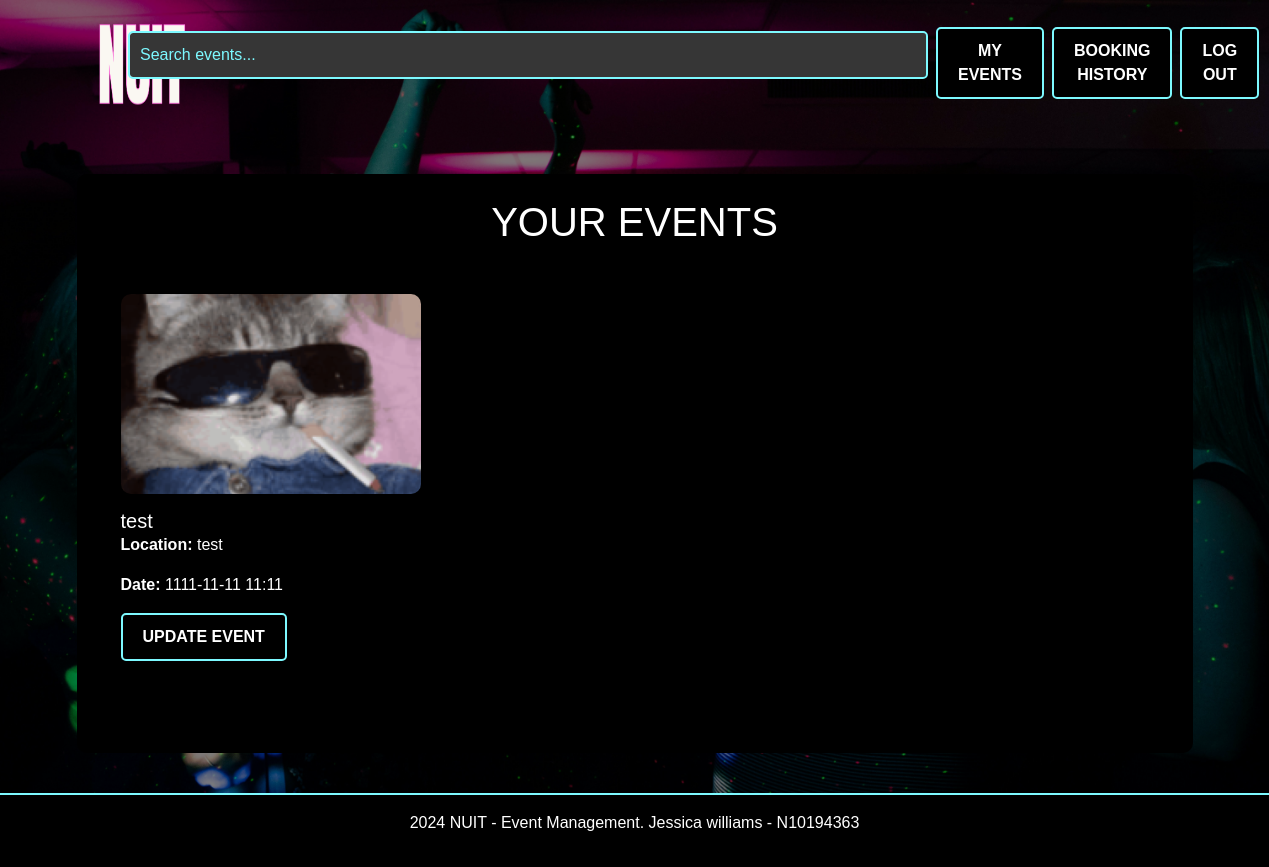
Before: /user-events (signed in) with the older database file.
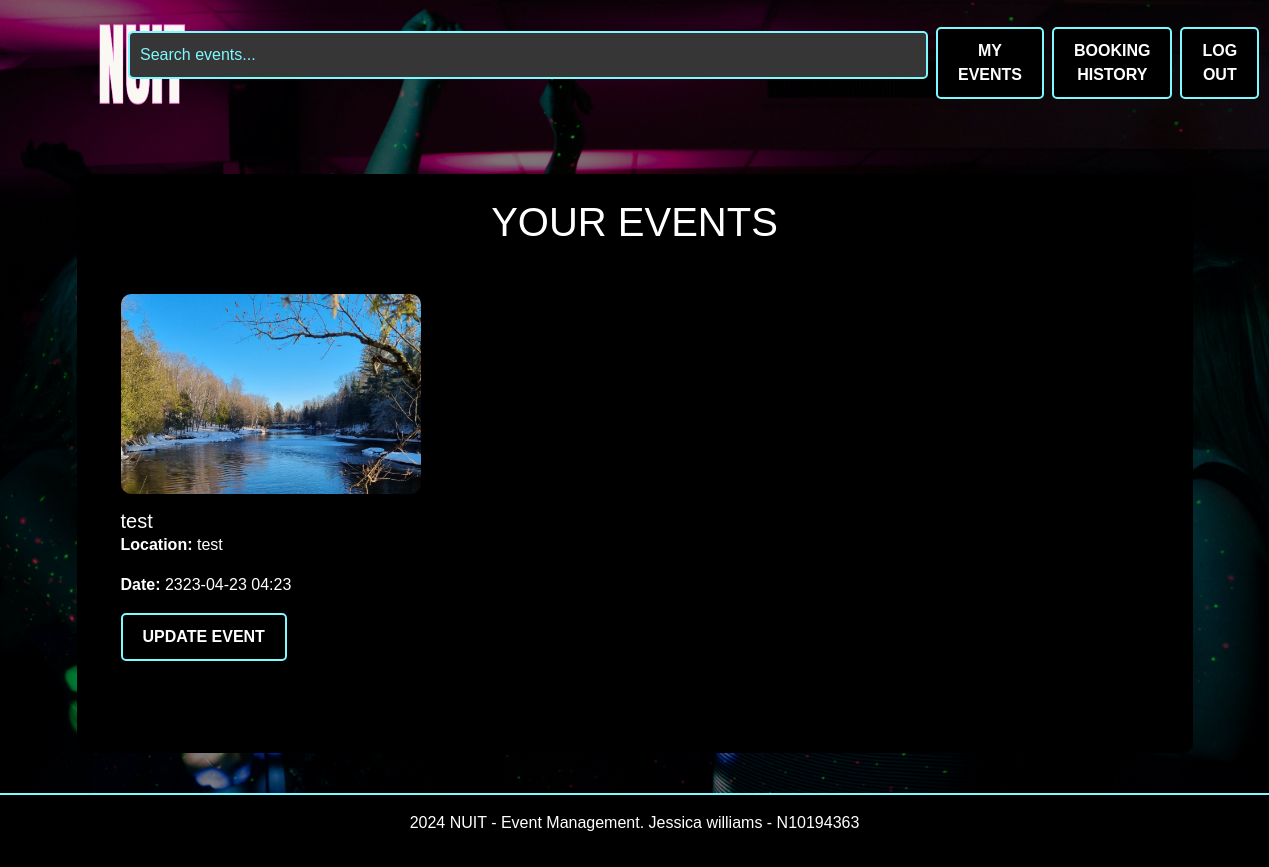
After: the same page with the newer database file.
### website/models.py (models this page shows)
class Event(db.Model):
    id = db.Column(db.Integer, primary_key=True)
    name = db.Column(db.String(100), nullable=False)
    location = db.Column(db.String(100), nullable=False)
    date = db.Column(db.DateTime, nullable=False)
    description = db.Column(db.Text, nullable=True)
    available_tickets = db.Column(db.Integer, nullable=False)
    categories = db.Column(db.String(200), nullable=False)
    image = db.Column(db.String(100), nullable=True)
    creator_id = db.Column(db.Integer, db.ForeignKey('user.id'), nullable=False)
    comments = db.relationship('Comment', backref='event', lazy=True)
    bookings = db.relationship('Booking', backref='event', lazy=True)

### website/views.py (the view)
@main_bp.route('/user-events')
@login_required
def user_events():
    user_created_events = Event.query.filter_by(creator_id=current_user.id).all()
    return render_template('user_events.html', events=user_created_events)

### website/__init__.py (called while the page is built)
def create_app():
    app = Flask(__name__)  # this is the name of the module/package that is calling this app
    app.debug = True
    app.secret_key = 'somesecretkey'
    app.config['SQLALCHEMY_DATABASE_URI'] = 'sqlite:///sitedata.sqlite'
    db.init_app(app)
    Bootstrap5(app)
    login_manager = LoginManager()
    login_manager.login_view = 'auth.login'
    login_manager.init_app(app)
    UPLOAD_FOLDER = 'website/static/img'
    app.config['UPLOAD_FOLDER'] = UPLOAD_FOLDER
    from .models import User
    @login_manager.user_loader
    def load_user(user_id):
       return db.session.scalar(db.select(User).where(User.id==user_id))
    from . import views
    app.register_blueprint(views.main_bp)
    from . import auth
    app.register_blueprint(auth.auth_bp)
    from .events import event_bp
    app.register_blueprint(event_bp)
    return app

### website/templates/user_events.html
{% extends "base.html" %} {% from "bootstrap5/form.html" import render_form %}
{% block content %}
<div class="container mt-5">
  <div class="section-background p-4">
    <h1 class="text-center">YOUR EVENTS</h1>
    {% if events %}
    <div class="row">
      {% for event in events %}
      <div class="col-md-6 col-lg-4 mb-4">
        <div class="event-card mb-4">
          <img
            src="{{ url_for('static', filename=event.image.replace('website/static/', '')) }}"
            alt="Event Image"
            class="card-img-top"
            style="max-height: 200px; object-fit: cover"
          />
          <div class="card-body">
            <h5 class="card-title">{{ event.name }}</h5>
            <p class="card-text">
              <strong>Location:</strong> {{ event.location }}
            </p>
            <p class="card-text">
              <strong>Date:</strong> {{ event.date.strftime('%Y-%m-%d %H:%M') }}
            </p>
            <a
              href="{{ url_for('event_bp.update_event', event_id=event.id) }}"
              class="btn btn-primary"
              >Update Event</a
            >
          </div>
        </div>
      </div>
      {% endfor %}
    </div>
    {% else %}
    <p>You haven't created any events yet. 😥</p>
    {% endif %}
  </div>
</div>
{% endblock %}

Changed rows visible on the page:
changed Event "test": image: a different picture; date "1111-11-11 11:11" → "2323-04-23 04:23"
